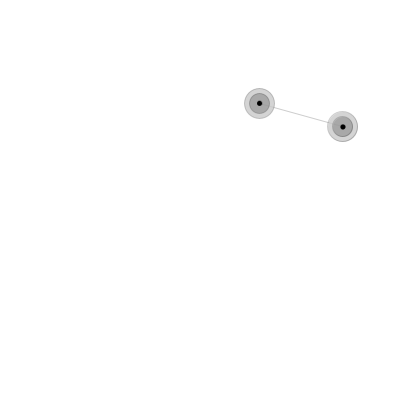
Frame 1 (no input)
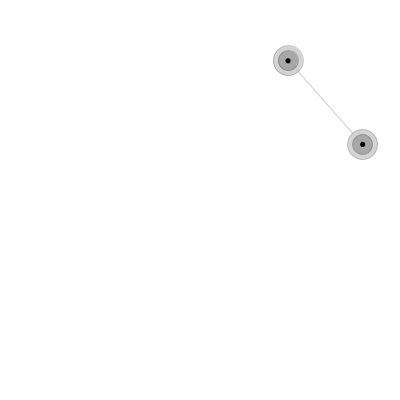
Frame 60 (the mouse pressed at the canvas centre just before this capture)
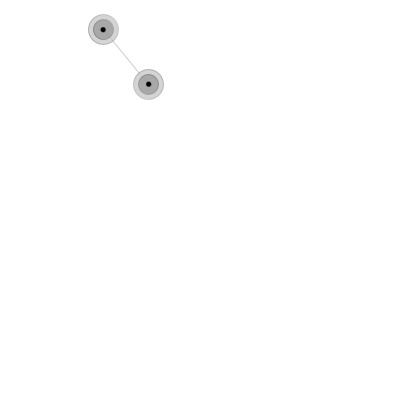
Frame 120 (the mouse held since frame 60 and released just before this capture)

The Processing sketch that drew these frames (run headless with seeded random() and noise(); from frame 60 on, the mouse is pressed at the canvas centre):

// Processing sketch: TwoPartclesAndSpring
// ── TwoPartclesAndSpring.pde
Particle a;// = new Particle();
Particle b;// = new Particle();

//Global Variables
float k  = 1.0;  //spring constant
float mass = 1000.0; //mass
float rest = 100.0; //resting position
float damping = 0.9999;

void setup()
{
  size(400,400);
  smooth();
  //noStroke();
  a = new Particle();
  b = new Particle();
}

void draw()
{
  background(255);
  
  //1 - react (add acceleration to velocity and check boundary conditions
  a.react(b);
  b.react(a);

  //2 - add velocity to position
  a.move();
  b.move();
  
  //3 - draw spring
  stroke(0,50);
  line(a.position.x,a.position.y,b.position.x,b.position.y);
  
  //4 - draw particles
  a.draw();
  b.draw();
}



void mousePressed()
{
  a = new Particle();
  b = new Particle();
}


// ── class_Particle.pde
class Particle
{
  //
  PVector position;
  PVector velocity;

  //contructor
  Particle()
  {
    //set particle's initial position and velocity
    position = new PVector(random(0,width), random(0,height));
    velocity = new PVector(random(-1,1),random(-1,1));
  }

  void react(Particle p)
  { 
    //1 - calculate displacement based on distance between particles and rest length
    float distance = PVector.dist(position, p.position);
    float displacement = distance - rest;
    
    //2 - find particle's direction - we'll add the force "along" the spring
    PVector acceleration = PVector.sub(p.position, position);
    //create a unit vector of the direction
    acceleration.normalize();
    
    //3 - calculate acceleration based on Newoton's 2nd Law and Hooke's Law of Elasticity
    //Hooke's Law of Elasticity-> Force = k*displacement
    //2nd Newtonian Law->         Force = Mass*acceleration
    //acceleration = Force/Mass
    //acceleration = k*displacement/mass
    acceleration.mult(k*displacement/mass);
    
    //4 - Add acceleration to velocity
    velocity.add(acceleration);
    
    //5 - check boundary conditions
    bounce();
    
    //6 - Damp movement, as if taking FRICTION into account
    velocity.mult(damping);
  }

  void move()
  {
    position.add(velocity);
  }

  void draw()
  {
    fill(200,200);
    ellipse(position.x,position.y,30,30);
    fill(100,100);
    ellipse(position.x,position.y,20,20);
    fill(0);
    ellipse(position.x,position.y,5,5);
  }

  void bounce()
  {
    if((position.x<0 && velocity.x<0)||(position.x>width && velocity.x>0))
    {
      velocity.x=-velocity.x;
    } 
    if((position.y<0 && velocity.y<0) || (position.y>height && velocity.y>0))
    {
      velocity.y=-velocity.y;
    } 
  }
}
